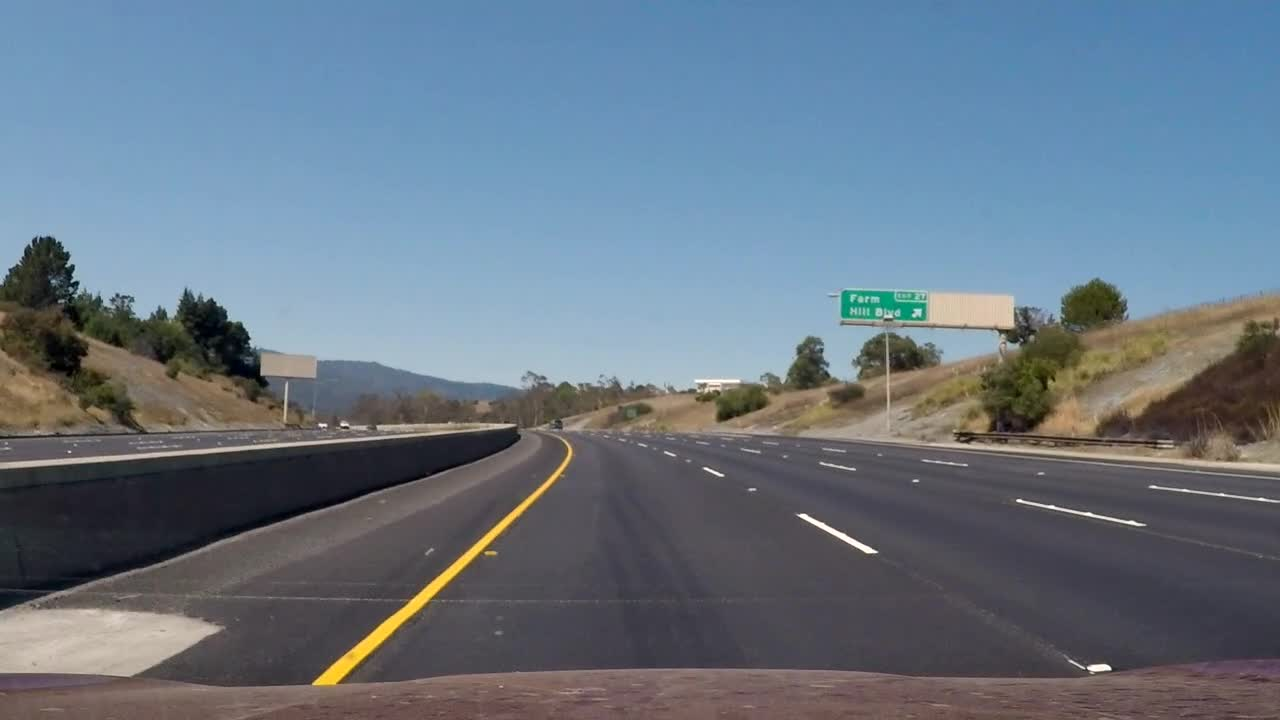
#> input picture test_images/001.jpg, 1280 x 720 px
$ python -i util.py   (imports and definitions only)
#> lines starting #> are read from the running program, lines starting #| are printed output that depends on the picture
import matplotlib.image as mpimg
import cv2
import numpy as np
from skimage.feature import hog
from sklearn.preprocessing import StandardScaler

def convert_color(img, color_space):
    # Will throw error if an invalid conversion is requested
    color_conversion = getattr(cv2, "COLOR_RGB2" + color_space)
    return cv2.cvtColor(img, color_conversion)

def bin_spatial(img, size=(32, 32)):
    color1 = cv2.resize(img[:,:,0], size).ravel()
    color2 = cv2.resize(img[:,:,1], size).ravel()
    color3 = cv2.resize(img[:,:,2], size).ravel()
    return np.hstack((color1, color2, color3))

def color_hist(img, nbins=32, bins_range=(0, 256)):
    # Compute the histogram of the color channels separately
    channel1_hist = np.histogram(img[:,:,0], bins=nbins, range=bins_range)
    channel2_hist = np.histogram(img[:,:,1], bins=nbins, range=bins_range)
    channel3_hist = np.histogram(img[:,:,2], bins=nbins, range=bins_range)
    # Concatenate the histograms into a single feature vector
    hist_features = np.concatenate((channel1_hist[0], channel2_hist[0], channel3_hist[0]))
    # Return the individual histograms, bin_centers and feature vector
    return hist_features

def get_hog_features(img, orient, pix_per_cell, cell_per_block, vis=False, feature_vec=True):
    # Call with two outputs if vis==True
    if vis == True:
        features, hog_image = hog(img, orientations=orient, pixels_per_cell=(pix_per_cell, pix_per_cell),
                                  cells_per_block=(cell_per_block, cell_per_block), transform_sqrt=True,
                                  visualise=vis, feature_vector=feature_vec)
        return features, hog_image
    # Otherwise call with one output
    else:
        features = hog(img, orientations=orient, pixels_per_cell=(pix_per_cell, pix_per_cell),
                       cells_per_block=(cell_per_block, cell_per_block), transform_sqrt=True,
                       visualise=vis, feature_vector=feature_vec)
        return features

def get_features(image, color_space='RGB', spatial_size=(32, 32),
                        hist_bins=32, orient=9,
                        pix_per_cell=8, cell_per_block=2, hog_channel=0,
                        spatial_feat=True, hist_feat=True, hog_feat=True):
    file_features = []

    # apply color conversion if other than 'RGB'
    if color_space != 'RGB':
        feature_image = convert_color(image, color_space)
    else:
        feature_image = np.copy(image)

    if spatial_feat == True:
        spatial_features = bin_spatial(feature_image, size=spatial_size)
        file_features.append(spatial_features)
    if hist_feat == True:
        # Apply color_hist()
        hist_features = color_hist(feature_image, nbins=hist_bins)
        file_features.append(hist_features)
    if hog_feat == True:
    # Call get_hog_features() with vis=False, feature_vec=True
        if hog_channel == 'ALL':
            hog_features = []
            for channel in range(feature_image.shape[2]):
                hog_features.append(get_hog_features(feature_image[:,:,channel], orient, pix_per_cell, cell_per_block,
                                    vis=False, feature_vec=True))
            hog_features = np.ravel(hog_features)
        else:
            hog_features = get_hog_features(feature_image[:,:,hog_channel], orient,
                        pix_per_cell, cell_per_block, vis=False, feature_vec=True)
        # Append the new feature vector to the features list
        file_features.append(hog_features)

    return file_features


def extract_features(imgs, add_flipped=False, color_space='RGB', spatial_size=(32, 32),
                        hist_bins=32, orient=9,
                        pix_per_cell=8, cell_per_block=2, hog_channel=0,
                        spatial_feat=True, hist_feat=True, hog_feat=True):
    # Create a list to append feature vectors to
    features = []
    processed = 0
    # Iterate through the list of images
    for file in imgs:
        # Read in each one by one
        image = mpimg.imread(file)

        features.append(np.concatenate(get_features(image, color_space, spatial_size, hist_bins, orient,
            pix_per_cell, cell_per_block, hog_channel, spatial_feat, hist_feat, hog_feat)))

        # mirror and also append features
        if add_flipped:
            flipped = cv2.flip(image, flipCode=1)
            features.append(np.concatenate(get_features(flipped,color_space, spatial_size, hist_bins, orient,
                pix_per_cell, cell_per_block, hog_channel, spatial_feat, hist_feat, hog_feat)))

        processed += 1
        if processed % 1000 == 0:
            print("Extracted features on: ", processed)
    # Return list of feature vectors
    return features

# Define a function to draw bounding boxes
def draw_boxes(img, bboxes, color=(0, 0, 255), thick=6):
    # Make a copy of the image
    imcopy = np.copy(img)
    # Iterate through the bounding boxes
    for bbox in bboxes:
        # Draw a rectangle given bbox coordinates
        cv2.rectangle(imcopy, bbox[0], bbox[1], color, thick)
    # Return the image copy with boxes drawn
    return imcopy

>>> import cv2
>>> picture = cv2.cvtColor(cv2.imread('test_images/001.jpg'), cv2.COLOR_BGR2RGB)
>>> result = get_features(picture)
#> in bin_spatial, `color1 = cv2.resize(img[:,:,0], size).ravel()`: color1 = 1024 values, max 255 at index 748, min 2 at index 485, mean 104
#> in bin_spatial, `color2 = cv2.resize(img[:,:,1], size).ravel()`: color2 = 1024 values, max 216 at index 905, min 5 at index 481, mean 118.2
#> in bin_spatial, `color3 = cv2.resize(img[:,:,2], size).ravel()`: color3 = 1024 values, max 207 at index 494, min 0 at index 569, mean 132.2
#> in get_features, `spatial_features = bin_spatial(feature_image, size=spatial_size)`: spatial_features = 3072 values, max 255 at index 748, min 0 at index 2617, mean 118.1
#> in color_hist, `hist_features = np.concatenate((channel1_hist[0], channel2_hist[0], ch..`: hist_features = 96 values, max 127670 at index 87, min 118 at index 61, mean 28800
#> in get_hog_features, `features = hog(img, orientations=orient, pixels_per_cell=(pix_per_cell..`:
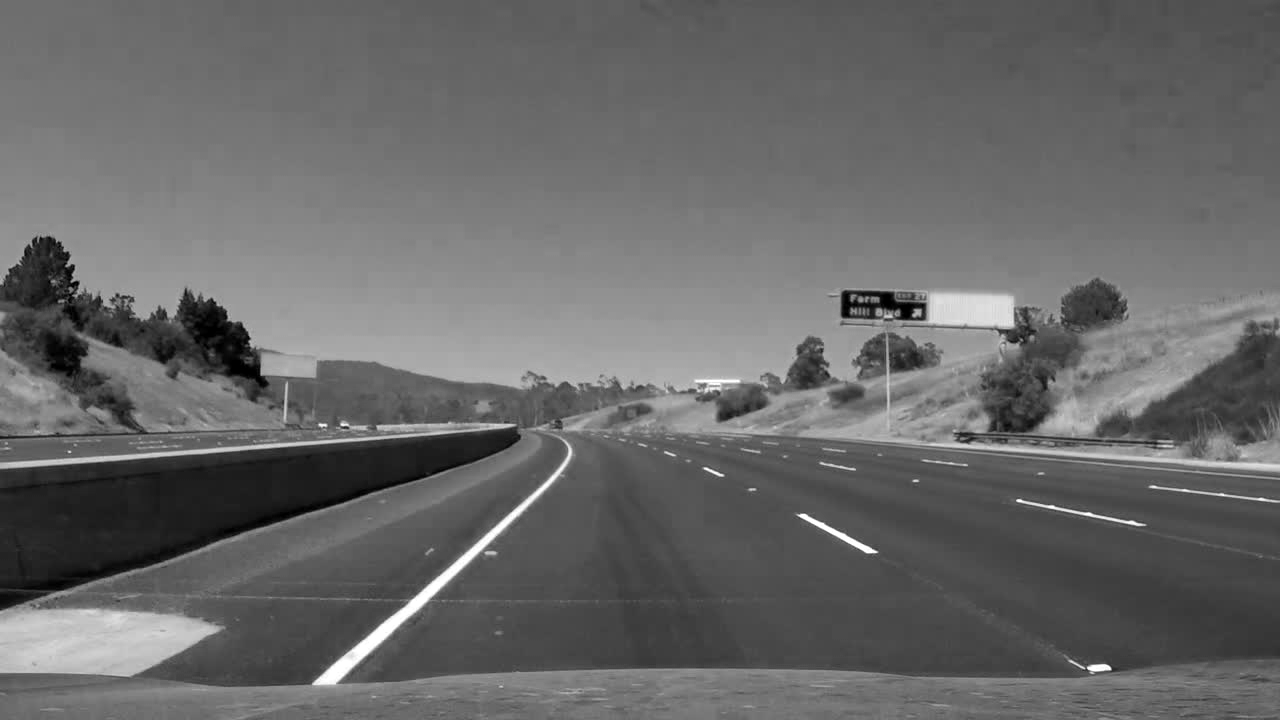
#> img: shape (720, 1280); min 0, max 255, mean 104.1
#> result = 3 items
